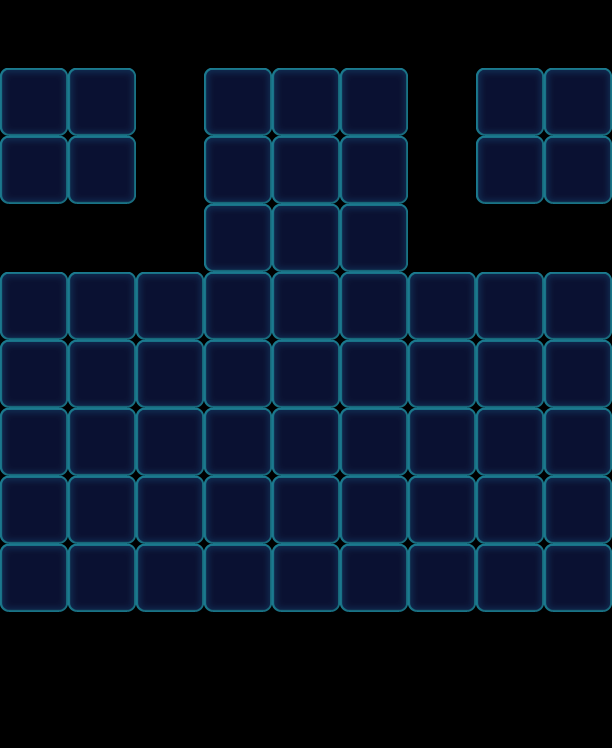

Rendered tile map (Tiled .tmx) drawn with the repository's tilesets; below, a short description and the map source with its tile grids summarised:
An orthogonal 9x11 tile map with 68x68 px tiles, 1 tile layer (Valid), 2 tilesets and 80 objects (27x Monster, 27x Haze, 9x Factory_Normal, 9x Stone, 8x Boss).

<map version="1.0" orientation="orthogonal" width="9" height="11" tilewidth="68" tileheight="68">
 <tileset firstgid="1" name="game_grid1" tilewidth="68" tileheight="68">
  <image source="game_grid1.png" width="68" height="68" />
 </tileset>
 <tileset firstgid="2" name="map" tilewidth="68" tileheight="68">
  <image source="map.png" width="1024" height="1024" />
 </tileset>
 <layer name="Valid" width="9" height="11">
  <data>[99 cells, 62 non-empty, 1 distinct tile ids]</data>
 </layer>
 <objectgroup name="BottomObj" width="9" height="11" />
 <objectgroup name="MiddleObj" width="9" height="11">
  <object name="32" type="Monster" gid="2" x="0" y="612">
   <properties>
    <property name="Color" value="Blue" />
   </properties>
  </object>
  <object name="32" type="Monster" gid="2" x="68" y="544">
   <properties>
    <property name="Color" value="Blue" />
   </properties>
  </object>
  <object name="32" type="Monster" gid="2" x="0" y="476">
   <properties>
    <property name="Color" value="Blue" />
   </properties>
  </object>
  <object name="33" type="Monster" gid="3" x="0" y="544">
   <properties>
    <property name="Color" value="Green" />
   </properties>
  </object>
  <object name="33" type="Monster" gid="3" x="476" y="476">
   <properties>
    <property name="Color" value="Green" />
   </properties>
  </object>
  <object name="33" type="Monster" gid="3" x="68" y="476">
   <properties>
    <property name="Color" value="Green" />
   </properties>
  </object>
  <object name="33" type="Monster" gid="3" x="272" y="544">
   <properties>
    <property name="Color" value="Green" />
   </properties>
  </object>
  <object name="33" type="Monster" gid="3" x="204" y="612">
   <properties>
    <property name="Color" value="Green" />
   </properties>
  </object>
  <object name="33" type="Monster" gid="3" x="340" y="612">
   <properties>
    <property name="Color" value="Green" />
   </properties>
  </object>
  <object name="32" type="Monster" gid="2" x="272" y="612">
   <properties>
    <property name="Color" value="Blue" />
   </properties>
  </object>
  <object name="32" type="Monster" gid="2" x="136" y="476">
   <properties>
    <property name="Color" value="Blue" />
   </properties>
  </object>
  <object name="33" type="Monster" gid="3" x="476" y="612">
   <properties>
    <property name="Color" value="Green" />
   </properties>
  </object>
  <object name="32" type="Monster" gid="2" x="136" y="612">
   <properties>
    <property name="Color" value="Blue" />
   </properties>
  </object>
  <object name="32" type="Monster" gid="2" x="204" y="544">
   <properties>
    <property name="Color" value="Blue" />
   </properties>
  </object>
  <object name="32" type="Monster" gid="2" x="272" y="476">
   <properties>
    <property name="Color" value="Blue" />
   </properties>
  </object>
  <object name="32" type="Monster" gid="2" x="340" y="544">
   <properties>
    <property name="Color" value="Blue" />
   </properties>
  </object>
  <object name="32" type="Monster" gid="2" x="408" y="476">
   <properties>
    <property name="Color" value="Blue" />
   </properties>
  </object>
  <object name="32" type="Monster" gid="2" x="408" y="612">
   <properties>
    <property name="Color" value="Blue" />
   </properties>
  </object>
  <object name="32" type="Monster" gid="2" x="476" y="544">
   <properties>
    <property name="Color" value="Blue" />
   </properties>
  </object>
  <object name="32" type="Monster" gid="2" x="544" y="476">
   <properties>
    <property name="Color" value="Blue" />
   </properties>
  </object>
  <object name="32" type="Monster" gid="2" x="544" y="612">
   <properties>
    <property name="Color" value="Blue" />
   </properties>
  </object>
  <object name="33" type="Monster" gid="3" x="68" y="612">
   <properties>
    <property name="Color" value="Green" />
   </properties>
  </object>
  <object name="33" type="Monster" gid="3" x="136" y="544">
   <properties>
    <property name="Color" value="Green" />
   </properties>
  </object>
  <object name="33" type="Monster" gid="3" x="204" y="476">
   <properties>
    <property name="Color" value="Green" />
   </properties>
  </object>
  <object name="33" type="Monster" gid="3" x="340" y="476">
   <properties>
    <property name="Color" value="Green" />
   </properties>
  </object>
  <object name="33" type="Monster" gid="3" x="408" y="544">
   <properties>
    <property name="Color" value="Green" />
   </properties>
  </object>
  <object name="33" type="Monster" gid="3" x="544" y="544">
   <properties>
    <property name="Color" value="Green" />
   </properties>
  </object>
 </objectgroup>
 <objectgroup color="#000000" name="TopObj" width="9" height="11">
  <object name="10" type="Factory_Normal" x="204" y="0" width="68" height="68">
   <properties>
    <property name="FactoryColorsConfig" value="Yellow,Pink,Purple,Orange" />
   </properties>
  </object>
  <object name="10" type="Boss" x="0" y="68" width="68" height="68">
   <properties>
    <property name="BossName" value="ColorRight" />
    <property name="BossType" value="ColorBoss" />
    <property name="BossTypeConfig" value="Green" />
   </properties>
  </object>
  <object name="10" type="Factory_Normal" x="272" y="0" width="68" height="68">
   <properties>
    <property name="FactoryColorsConfig" value="Yellow,Pink,Purple,Orange" />
   </properties>
  </object>
  <object name="10" type="Factory_Normal" x="340" y="0" width="68" height="68">
   <properties>
    <property name="FactoryColorsConfig" value="Yellow,Pink,Purple,Orange" />
   </properties>
  </object>
  <object name="10" type="Factory_Normal" x="408" y="204" width="68" height="68">
   <properties>
    <property name="FactoryColorsConfig" value="Yellow,Pink,Purple,Orange" />
   </properties>
  </object>
  <object name="10" type="Factory_Normal" x="476" y="204" width="68" height="68">
   <properties>
    <property name="FactoryColorsConfig" value="Yellow,Pink,Purple,Orange" />
   </properties>
  </object>
  <object name="10" type="Factory_Normal" x="544" y="204" width="68" height="68">
   <properties>
    <property name="FactoryColorsConfig" value="Yellow,Pink,Purple,Orange" />
   </properties>
  </object>
  <object name="10" type="Factory_Normal" x="0" y="204" width="68" height="68">
   <properties>
    <property name="FactoryColorsConfig" value="Yellow,Pink,Purple,Orange" />
   </properties>
  </object>
  <object name="10" type="Factory_Normal" x="68" y="204" width="68" height="68">
   <properties>
    <property name="FactoryColorsConfig" value="Yellow,Pink,Purple,Orange" />
   </properties>
  </object>
  <object name="10" type="Factory_Normal" x="136" y="204" width="68" height="68">
   <properties>
    <property name="FactoryColorsConfig" value="Yellow,Pink,Purple,Orange" />
   </properties>
  </object>
  </objectgroup>
 <objectgroup color="#00ff00" name="CeilObj" width="9" height="11">
  <!-- 27 objects omitted --></objectgroup>
</map>
<!-- 43 of 80 objects omitted -->
